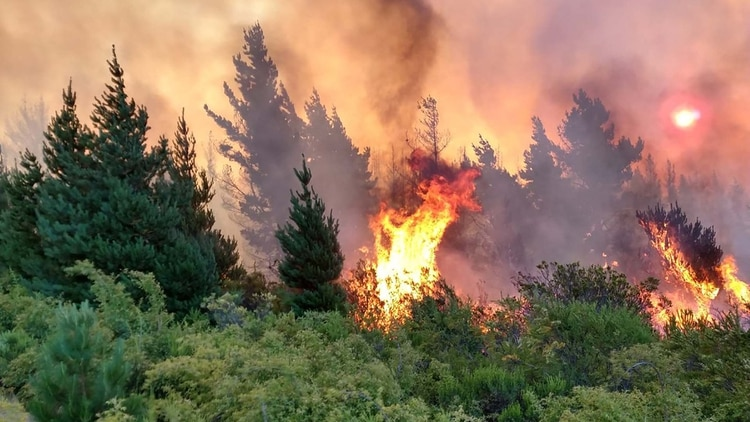
#> input picture FireForest.jpg, 750 x 422 px
$ python translacion.py --imagen ../FireForest.jpg
#> lines starting #> are read from the running program, lines starting #| are printed output that depends on the picture
import numpy as np
import argparse
import imutils
import cv2

ap = argparse.ArgumentParser()
ap.add_argument("-i","--imagen", required=True,
        help="Imagen pasada por Path")
args = vars(ap.parse_args())

imagen = cv2.imread(args["imagen"])
#> imagen is the input picture: shape (422, 750, 3); mean B, G, R 91.2, 114.5, 137.7
cv2.imshow("Original",imagen)

desplazo = imutils.translate(imagen, 0, 100)
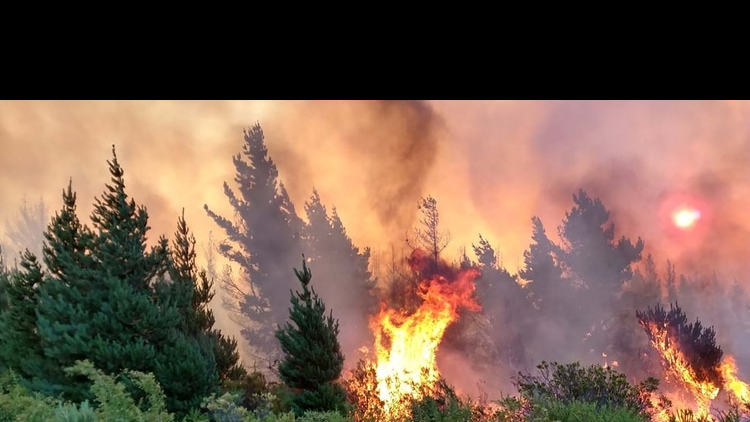
#> desplazo: shape (422, 750, 3); mean B, G, R 79.2, 94.4, 121.5
cv2.imshow("Imagen desplazada abajo derecha",desplazo)

M = np.float32([[1, 0, -50], [0, 1, -90]])
desplazo = imutils.translate(imagen, -50, -90)
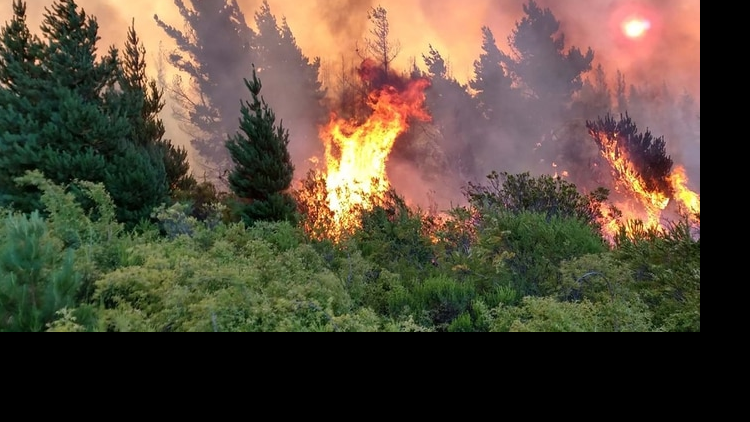
#> desplazo: shape (422, 750, 3); mean B, G, R 58.1, 74.3, 86.3
cv2.imshow("Imagen Desplazada arriba izquierda", desplazo)

cv2.waitKey(0)
cv2.destroyAllWindows()
